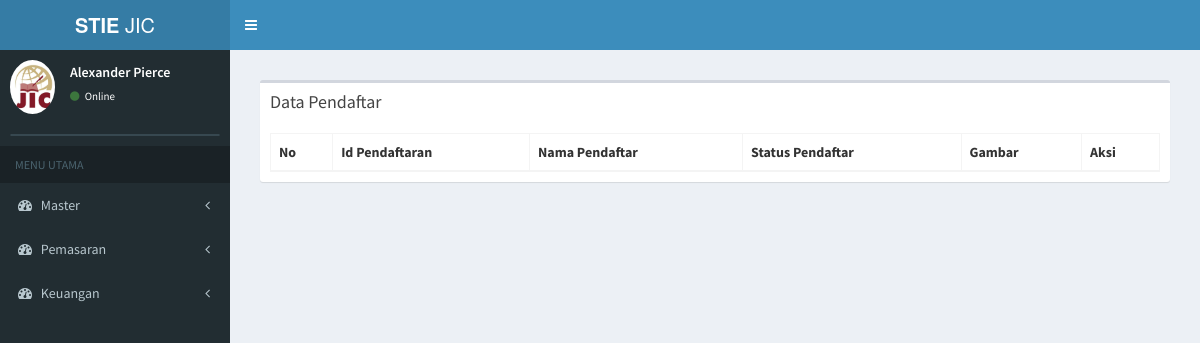
The app's page /index.php/finance, older data.
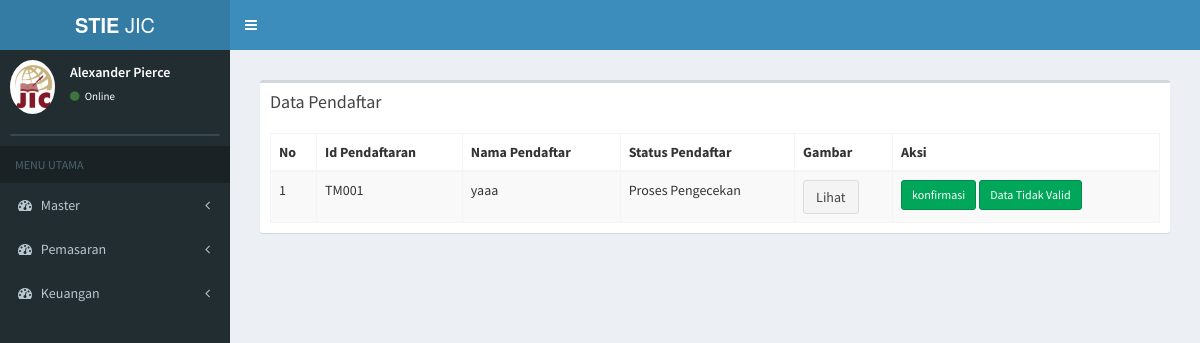
The same page, newer data.
### tables this page shows
CREATE TABLE `tb_pendaftaran` (
  `id_pendaftaran` varchar(6) NOT NULL,
  `tanggal_pendaftaran` date NOT NULL,
  `nama_pendaftar` varchar(50) NOT NULL,
  `jk_pendaftar` varchar(20) NOT NULL,
  `id_sekolah2` varchar(6) NOT NULL,
  `jurusan` varchar(20) NOT NULL,
  `alamat` varchar(100) NOT NULL,
  `email` varchar(30) NOT NULL,
  `no_telp` varchar(15) NOT NULL,
  `waktu` varchar(10) NOT NULL,
  `status_bayar` varchar(20) NOT NULL,
  `id_prodi2` varchar(6) NOT NULL,
  `sumber` varchar(30) NOT NULL,
  `ibu_kandung` varchar(30) NOT NULL,
  `bukti_transfer` text NOT NULL,
  `agama` varchar(10) NOT NULL,
  `id_du2` varchar(6) NOT NULL
);

### application/controllers/finance.php (called while the page is built, shortened)
<?php
class Finance extends CI_Controller {
	public function __construct()
	{
		$this->load->model('finance_model');
	}
		public function index()
	{
		$data['main_view'] = 'Finance/finance_view';
		$data['mahasiswa'] = $this->finance_model->data_mahasiswa();
		$this->load->view('template', $data);
	}
}

### index.php (called while the page is built, shortened)
<?php
require_once BASEPATH.'core/CodeIgniter.php';

### application/models/finance_model.php (called while the page is built, shortened)
<?php
class Finance_model extends CI_Model {
	public function data_mahasiswa(){
		return $this->db->where('status_bayar' , 'Proses Pengecekan')
		->order_by('id_pendaftaran','ASC')
		->get('tb_pendaftaran')
		->result();
	}
}

### application/views/Finance/finance_view.php (the view, shortened to what this page needs)
<section class="content">
      <div class="row">
        <div class="col-xs-12">
          <div class="box">
            <div class="box-header">
              <h3 class="box-title">Data Pendaftar</h3>
            </div>
            <div class="box-body">
              <table id="example1" class="table table-bordered table-striped">
                <thead>
                <tr>
                  <th>No</th>
                  <th>Id Pendaftaran</th>
                  <th>Nama Pendaftar</th>
                  <th>Status Pendaftar</th>
                  <th>Gambar</th>
                  <th>Aksi</th>
                </tr>
                </thead>
                <tbody>
                <?php
                $no = 0;
                foreach ($mahasiswa as $data) {
                  echo '
                <tr>
                  <td>'.++$no.'</td>
                  <td name="id_pendaftaran">'.$data->id_pendaftaran.'
                  </td>
                  <td>'.$data->nama_pendaftar.'</td>
                  <td>'.$data->status_bayar.'</td>
                  <td> <button type="button" class="btn btn-default" data-toggle="modal" data-target="#modal-default">
                    Lihat
              </button>
                  </td>
                  <td>
                  <a href="'.base_url('finance/konfirmasi/'.$data->id_pendaftaran).'" class="btn btn-success btn-sm" >konfirmasi </a>
                  <a href="'.base_url('finance/konfirmasi_gagal/'.$data->id_pendaftaran).'" class="btn btn-success btn-sm" >Data Tidak Valid </a>
                </tr>
                <div class="modal fade" id="modal-default">
          <div class="modal-dialog">
            <div class="modal-content">
              <div class="modal-header">
                <button type="button" class="close" data-dismiss="modal" aria-label="Close">
                  <span aria-hidden="true">&times;</span></button>
                <h4 class="modal-title">Default Modal</h4>
              </div>
              <div class="modal-body">
                <img style="height:400px;" src= '.base_url('uploads/'.$data->bukti_transfer.''). '>
              </div>
              <div class="modal-footer">
                <button type="button" class="btn btn-default pull-left" data-dismiss="modal">Close</button>
                <button type="button" class="btn btn-primary">Save changes</button>
              </div>
            </div>
          </div>
        </div>
                ';
              }
              ?>
                </tbody>
              </table>
            </div>
          </div>
        </div>
      </div>
    </section>

Row changes from the older to the newer data that the page shows:
added tb_pendaftaran: id_pendaftaran "TM001", nama_pendaftar "yaaa", status_bayar "Proses Pengecekan"
